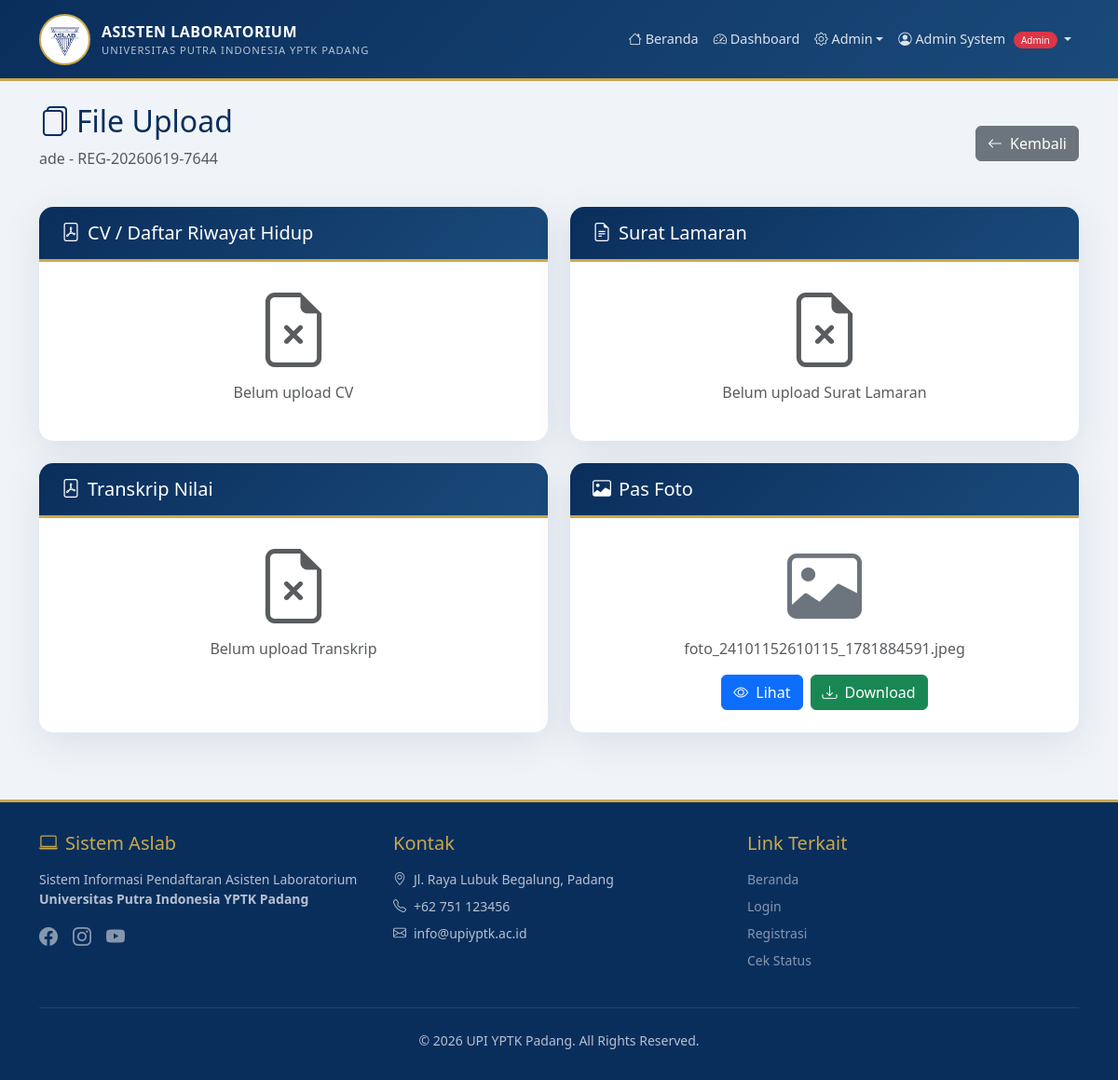
The page /pages/admin/view_uploads.php?id=2 (signed in) on the database its author committed.
### tables this page shows
CREATE TABLE `pendaftaran` (
  `id` int(11) NOT NULL,
  `user_id` int(11) NOT NULL,
  `no_pendaftaran` varchar(50) NOT NULL,
  `nama_lengkap` varchar(100) NOT NULL,
  `nim` varchar(20) NOT NULL,
  `prodi` varchar(50) NOT NULL,
  `semester` int(11) NOT NULL,
  `ipk` decimal(3,2) NOT NULL,
  `no_hp` varchar(15) NOT NULL,
  `alamat` text DEFAULT NULL,
  `cv_path` varchar(255) DEFAULT NULL,
  `ktp_path` varchar(255) DEFAULT NULL,
  `transkrip_path` varchar(255) DEFAULT NULL,
  `foto_path` varchar(255) DEFAULT NULL,
  `status_berkas` enum('pending','diverifikasi','ditolak') DEFAULT 'pending',
  `status_seleksi` enum('pending','lulus_administrasi','tes_program','wawancara','lulus','tidak_lulus') DEFAULT 'pending',
  `catatan_admin` text DEFAULT NULL,
  `created_at` timestamp NOT NULL DEFAULT current_timestamp(),
  `updated_at` timestamp NOT NULL DEFAULT current_timestamp() ON UPDATE current_timestamp()
);

### pages/admin/view_uploads.php (the view, shortened to what this page needs)
<?php
require_once __DIR__ . '/../../config/database.php';
$id = $_GET['id'] ?? 0;
$stmt = $pdo->prepare("SELECT * FROM pendaftaran WHERE id = ?");
$stmt->execute([$id]);
$data = $stmt->fetch();
$base_path = '../../';
include __DIR__ . '/../../includes/header.php';
?>
<div class="container py-4">
    <div class="d-flex justify-content-between align-items-center mb-4">
        <div>
            <h2 class="text-primary-dark"><i class="bi bi-files me-2"></i>File Upload</h2>
            <p class="text-muted"><?= htmlspecialchars($data['nama_lengkap']) ?> - <?= htmlspecialchars($data['no_pendaftaran']) ?></p>
        </div>
        <a href="verifikasi.php" class="btn btn-secondary">
            <i class="bi bi-arrow-left me-2"></i>Kembali
        </a>
    </div>
    <div class="row g-4">
        <div class="col-md-6">
            <div class="card card-instansi h-100">
                <div class="card-header">
                    <h5 class="mb-0"><i class="bi bi-file-pdf me-2"></i>CV / Daftar Riwayat Hidup</h5>
                </div>
                <div class="card-body text-center py-4">
                    <?php if ($data['cv_path'] && file_exists(__DIR__ . '/../../' . $data['cv_path'])): ?>
                        <i class="bi bi-file-earmark-pdf display-1 text-danger"></i>
                        <p class="mt-2 text-muted"><?= basename($data['cv_path']) ?></p>
                        <div class="d-flex gap-2 justify-content-center">
                            <a href="<?= $base_path . $data['cv_path'] ?>" target="_blank" class="btn btn-primary">
                                <i class="bi bi-eye me-2"></i>Lihat
                            </a>
                            <a href="<?= $base_path . $data['cv_path'] ?>" download class="btn btn-success">
                                <i class="bi bi-download me-2"></i>Download
                            </a>
                        </div>
                    <?php else: ?>
                        <i class="bi bi-file-earmark-x display-1 text-muted"></i>
                        <p class="mt-2 text-muted">Belum upload CV</p>
                    <?php endif; ?>
                </div>
            </div>
        </div>
        <div class="col-md-6">
            <div class="card card-instansi h-100">
                <div class="card-header">
                    <h5 class="mb-0"><i class="bi bi-file-earmark-text me-2"></i>Surat Lamaran</h5>
                </div>
                <div class="card-body text-center py-4">
                    <?php if ($data['ktp_path'] && file_exists(__DIR__ . '/../../' . $data['ktp_path'])): ?>
                        <i class="bi bi-file-earmark-text display-1 text-success"></i>
                        <p class="mt-2 text-muted"><?= basename($data['ktp_path']) ?></p>
                        <div class="d-flex gap-2 justify-content-center">
                            <a href="<?= $base_path . $data['ktp_path'] ?>" target="_blank" class="btn btn-primary">
                                <i class="bi bi-eye me-2"></i>Lihat
                            </a>
                            <a href="<?= $base_path . $data['ktp_path'] ?>" download class="btn btn-success">
                                <i class="bi bi-download me-2"></i>Download
                            </a>
                        </div>
                    <?php else: ?>
                        <i class="bi bi-file-earmark-x display-1 text-muted"></i>
                        <p class="mt-2 text-muted">Belum upload Surat Lamaran</p>
                    <?php endif; ?>
                </div>
            </div>
        </div>
        <div class="col-md-6">
            <div class="card card-instansi h-100">
                <div class="card-header">
                    <h5 class="mb-0"><i class="bi bi-file-pdf me-2"></i>Transkrip Nilai</h5>
                </div>
                <div class="card-body text-center py-4">
                    <?php if ($data['transkrip_path'] && file_exists(__DIR__ . '/../../' . $data['transkrip_path'])): ?>
                        <i class="bi bi-file-earmark-pdf display-1 text-info"></i>
                        <p class="mt-2 text-muted"><?= basename($data['transkrip_path']) ?></p>
                        <div class="d-flex gap-2 justify-content-center">
                            <a href="<?= $base_path . $data['transkrip_path'] ?>" target="_blank" class="btn btn-primary">
                                <i class="bi bi-eye me-2"></i>Lihat
                            </a>
                            <a href="<?= $base_path . $data['transkrip_path'] ?>" download class="btn btn-success">
                                <i class="bi bi-download me-2"></i>Download
                            </a>
                        </div>
                    <?php else: ?>
                        <i class="bi bi-file-earmark-x display-1 text-muted"></i>
                        <p class="mt-2 text-muted">Belum upload Transkrip</p>
                    <?php endif; ?>
                </div>
            </div>
        </div>
        <div class="col-md-6">
            <div class="card card-instansi h-100">
                <div class="card-header">
                    <h5 class="mb-0"><i class="bi bi-image me-2"></i>Pas Foto</h5>
                </div>
                <div class="card-body text-center py-4">
                    <?php if ($data['foto_path'] && file_exists(__DIR__ . '/../../' . $data['foto_path'])): ?>
                        <i class="bi bi-image display-1 text-secondary"></i>
                        <p class="mt-2 text-muted"><?= basename($data['foto_path']) ?></p>
                        <div class="d-flex gap-2 justify-content-center">
                            <a href="<?= $base_path . $data['foto_path'] ?>" target="_blank" class="btn btn-primary">
                                <i class="bi bi-eye me-2"></i>Lihat
                            </a>
                            <a href="<?= $base_path . $data['foto_path'] ?>" download class="btn btn-success">
                                <i class="bi bi-download me-2"></i>Download
                            </a>
                        </div>
                    <?php else: ?>
                        <i class="bi bi-file-earmark-x display-1 text-muted"></i>
                        <p class="mt-2 text-muted">Belum upload Foto</p>
                    <?php endif; ?>
                </div>
            </div>
        </div>
    </div>
</div>
<?php include __DIR__ . '/../../includes/footer.php'; ?>

### includes/header.php (style rules this page uses)
body { font-family: 'Segoe UI', sans-serif; background: #f0f4f8; }

### pages/admin/view_uploads.php (style rules this page uses)
.card-instansi { border: none; border-radius: 15px; box-shadow: 0 10px 40px rgba(10, 46, 92, 0.1); overflow: hidden; }
.card-instansi .card-header { background: linear-gradient(135deg, #0a2e5c, #1a4a7a); color: #fff; border-bottom: 3px solid #c9a84c; padding: 1rem 1.5rem; }
.text-primary-dark { color: #0a2e5c; }

### rows shown on the page
pendaftaran: nama_lengkap "ade", no_pendaftaran "REG-20260619-7644", foto_path "foto_24101152610115_1781884591.jpeg"

### other values the page prints
getUserName() "Admin System"
$role "Admin"
